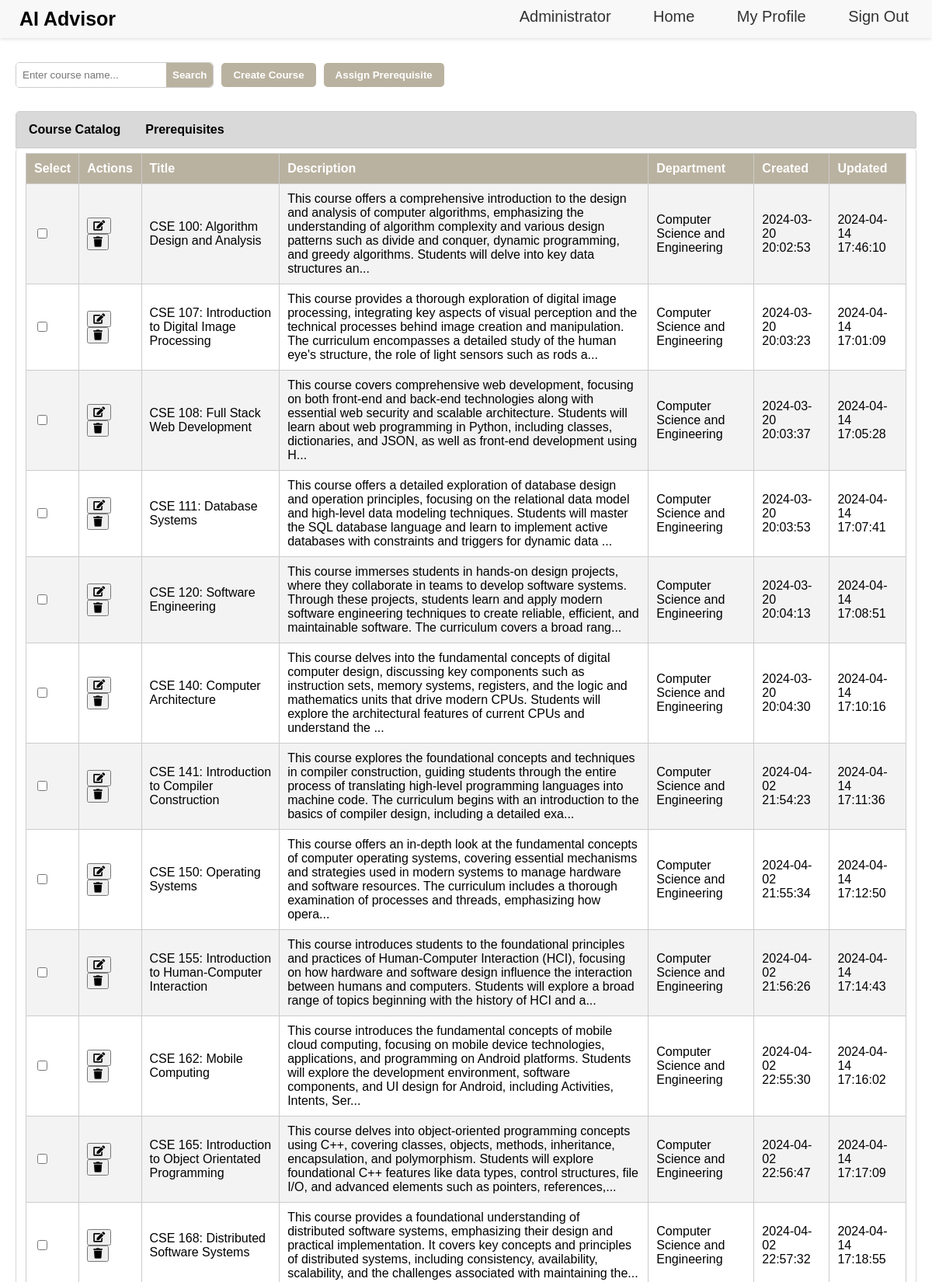
Page /admin_page (upper part) on the committed database.
### app/models/model.py (models this page shows, shortened)
class Course(db.Model):
    courseID = db.Column(db.Integer, primary_key=True)
    title = db.Column(db.String(255), nullable=False)
    description = db.Column(db.Text, nullable=False)
    department = db.Column(db.String(255), nullable=False)
    created = db.Column(db.DateTime, default=datetime.utcnow)
    updated = db.Column(db.DateTime, default=datetime.utcnow, onupdate=datetime.utcnow)

### app/routes/view.py (the view)
@view_blueprint.route('/admin_page')
def admin():
    courses = Course.query.all()  # Fetch all courses
    prerequisites = CoursePrerequisite.query.all()  # Fetch all prerequisites
    return render_template('admin.html', courses=courses, prerequisites=prerequisites, hideNavigation=False)

### app/templates/admin.html (shortened to what this page needs)
{% extends 'base.html' %} {% block styleLogin %}
<link
  rel="stylesheet"
  href="{{ url_for('static', filename='css/styleAdmin.css') }}"
/>
<link
  rel="stylesheet"
  href="https://cdnjs.cloudflare.com/ajax/libs/font-awesome/5.15.1/css/all.min.css"
/>
{% endblock %} {% block content %}
<div class="admin-container">
  <div class="admin-header">
    <div class="search-container">
      <input
        type="text"
        id="search"
        name="search"
        placeholder="Enter course name..."
      />
      <button type="button" id="search-btn" onclick="searchCourses()">
        Search
      </button>
    </div>
    <button type="button" onclick="window.location.href='/create_course'">
      Create Course
    </button>
    <button type="button" onclick="window.location.href='/assign_prerequisite'">
      Assign Prerequisite
    </button>
  </div>
  <div class="tab">
    <button class="tablinks" onclick="openTab(event, 'CourseCatalog')">
      Course Catalog
    </button>
    <button class="tablinks" onclick="openTab(event, 'Prerequisites')">
      Prerequisites
    </button>
  </div>
  <div id="CourseCatalog" class="tabcontent">
    <table id="courseCatalogTable">
      <tr>
        <th>Select</th>
        <th>Actions</th>
        <th>Title</th>
        <th>Description</th>
        <th>Department</th>
        <th>Created</th>
        <th>Updated</th>
      </tr>
      {% for course in courses %}
      <tr id="courseRow{{ course.courseID }}">
        <td>
          <input
            type="checkbox"
            class="delete-checkbox"
            data-course-id="{{ course.courseID }}"
          />
        </td>
        <td>
          <button onclick="editCourse('{{ course.courseID }}')">
            <i class="fas fa-edit"></i>
          </button>
          <button onclick="deleteCourse('{{ course.courseID }}')">
            <i class="fas fa-trash"></i>
          </button>
        </td>
        <td>{{ course.title }}</td>
        <td>
          {{ course.description[:300] }}{% if course.description|length > 300
          %}...{% endif %}
        </td>
        <td>{{ course.department }}</td>
        <td>{{ course.created.strftime('%Y-%m-%d %H:%M:%S') }}</td>
        <td>{{ course.updated.strftime('%Y-%m-%d %H:%M:%S') }}</td>
      </tr>
      {% endfor %}
    </table>
  </div>
</div>
{% endblock %}

### app/templates/base.html (shortened to what this page needs)
<!DOCTYPE html>
<html lang="en">
  <head>
    <link
      rel="stylesheet"
      href="{{ url_for('static', filename='css/styleBase.css') }}"
    />
    {% block styleLogin %}{% endblock %}
  </head>
  <body>
    <header>
      <div class="app-name">AI Advisor</div>
      <nav class="navbar">
        <ul>
          {% if not hideNavigation %}
          <li><a href="/admin_page">Administrator</a></li>
          <li><a href="/home">Home</a></li>
          <li><a href="/myprofile">My Profile</a></li>
          <li><a href="/signout">Sign Out</a></li>
          {% endif %}
        </ul>
      </nav>
    </header>
    {% block content %}{% endblock content %}
  </body>
</html>

### app/static/css/styleBase.css (style rules this page uses)
body { margin: 0; font-family: Arial, sans-serif; }
header { background-color: #f8f8f8; box-shadow: 0 2px 4px rgba(0, 0, 0, 0.1); position: fixed; width: 100%; top: 0; left: 0; z-index: 1000; }
.app-name { float: left; padding: 10px 25px; font-size: 25px; font-weight: bold; }
.navbar ul { list-style-type: none; margin: 0; padding: 0; float: right; }
.navbar ul li { display: inline; margin-right: 10px; }
.navbar ul li a { font-size: 20px; text-decoration: none; padding: 10px 20px; display: inline-block; color: #333; }
header::after { content: ""; display: table; clear: both; }

### app/static/css/styleAdmin.css (style rules this page uses)
.admin-container { padding-top: 30px; padding: 20px; margin-top: 60px; }
.admin-header { display: flex; align-items: center; gap: 10px; margin-bottom: 30px; }
.search-container { display: flex; border: 1px solid #ccc; border-radius: 5px; overflow: hidden; }
.search-container input[type="text"] { flex-grow: 1; padding: 8px; border: none; outline: none; }
.search-container #search-btn { padding: 8px; background-color: #bab2a0; color: white; border: none; cursor: pointer; border-radius: 0 5px 5px 0; transition: background-color 0.3s; }
.admin-header button { padding: 8px 15px; background-color: #bab2a0; color: white; border: none; border-radius: 5px; cursor: pointer; font-weight: bold; transition: background-color 0.3s; }
.tab { overflow: hidden; border: 1px solid #ccc; border-radius: 5px 5px 0 0; background-color: #d9d9d9; }
.tab button { font-weight: bold; font-size: 16px; background-color: inherit; float: left; border: none; outline: none; cursor: pointer; padding: 14px 16px; transition: 0.3s; }
.tabcontent { display: none; padding: 6px 12px; border: 1px solid #d9d9d9; border-radius: 5px; border-top: none; background-color: white; }
#courseCatalogTable th, #prerequisitesTable th { background-color: #bab2a0; color: white; }
#courseCatalogTable, #prerequisitesTable { width: 100%; border-collapse: collapse; border-radius: 0 0 5px 5px; }
#courseCatalogTable th, #courseCatalogTable td, #prerequisitesTable th, #prerequisitesTable td { padding: 10px; border: 1px solid #ccc; text-align: left; }
#courseCatalogTable tr:nth-child(even), #prerequisitesTable tr:nth-child(even) { background-color: #f3f3f3; }
#courseCatalogTable tr, #prerequisitesTable tr { border-bottom: 1px solid #ddd; }

### rows in the picture
Course: title "CSE 100: Algorithm Design and Analysis", description "This course offers a comprehensive introduction to the design and analysis of computer algorithms, emphasizing the understanding of algorithm complexity and various design patterns such as divide and conquer, dynamic programming, and greedy algorithms. Students will delve into key data structures an", department "Computer Science and Engineering", created "2024-03-20 20:02:53", updated "2024-04-14 17:46:10"
Course: title "CSE 107: Introduction to Digital Image Processing", description "This course provides a thorough exploration of digital image processing, integrating key aspects of visual perception and the technical processes behind image creation and manipulation. The curriculum encompasses a detailed study of the human eye's structure, the role of light sensors such as rods a", department "Computer Science and Engineering", created "2024-03-20 20:03:23", updated "2024-04-14 17:01:09"
Course: title "CSE 108: Full Stack Web Development", description "This course covers comprehensive web development, focusing on both front-end and back-end technologies along with essential web security and scalable architecture. Students will learn about web programming in Python, including classes, dictionaries, and JSON, as well as front-end development using H", department "Computer Science and Engineering", created "2024-03-20 20:03:37", updated "2024-04-14 17:05:28"
Course: title "CSE 111: Database Systems", description "This course offers a detailed exploration of database design and operation principles, focusing on the relational data model and high-level data modeling techniques. Students will master the SQL database language and learn to implement active databases with constraints and triggers for dynamic data", department "Computer Science and Engineering", created "2024-03-20 20:03:53", updated "2024-04-14 17:07:41"
Course: title "CSE 120: Software Engineering", description "This course immerses students in hands-on design projects, where they collaborate in teams to develop software systems. Through these projects, students learn and apply modern software engineering techniques to create reliable, efficient, and maintainable software. The curriculum covers a broad rang", department "Computer Science and Engineering", created "2024-03-20 20:04:13", updated "2024-04-14 17:08:51"
Course: title "CSE 140: Computer Architecture", description "This course delves into the fundamental concepts of digital computer design, discussing key components such as instruction sets, memory systems, registers, and the logic and mathematics units that drive modern CPUs. Students will explore the architectural features of current CPUs and understand the", department "Computer Science and Engineering", created "2024-03-20 20:04:30", updated "2024-04-14 17:10:16"
Course: title "CSE 141: Introduction to Compiler Construction", description "This course explores the foundational concepts and techniques in compiler construction, guiding students through the entire process of translating high-level programming languages into machine code. The curriculum begins with an introduction to the basics of compiler design, including a detailed exa", department "Computer Science and Engineering", created "2024-04-02 21:54:23", updated "2024-04-14 17:11:36"
Course: title "CSE 150: Operating Systems", description "This course offers an in-depth look at the fundamental concepts of computer operating systems, covering essential mechanisms and strategies used in modern systems to manage hardware and software resources. The curriculum includes a thorough examination of processes and threads, emphasizing how opera", department "Computer Science and Engineering", created "2024-04-02 21:55:34", updated "2024-04-14 17:12:50"
Course: title "CSE 155: Introduction to Human-Computer Interaction", description "This course introduces students to the foundational principles and practices of Human-Computer Interaction (HCI), focusing on how hardware and software design influence the interaction between humans and computers. Students will explore a broad range of topics beginning with the history of HCI and a", department "Computer Science and Engineering", created "2024-04-02 21:56:26", updated "2024-04-14 17:14:43"
Course: title "CSE 162: Mobile Computing", description "This course introduces the fundamental concepts of mobile cloud computing, focusing on mobile device technologies, applications, and programming on Android platforms. Students will explore the development environment, software components, and UI design for Android, including Activities, Intents, Ser", department "Computer Science and Engineering", created "2024-04-02 22:55:30", updated "2024-04-14 17:16:02"
Course: title "CSE 165: Introduction to Object Orientated Programming", description "This course delves into object-oriented programming concepts using C++, covering classes, objects, methods, inheritance, encapsulation, and polymorphism. Students will explore foundational C++ features like data types, control structures, file I/O, and advanced elements such as pointers, references,", department "Computer Science and Engineering", created "2024-04-02 22:56:47", updated "2024-04-14 17:17:09"
Course: title "CSE 168: Distributed Software Systems", description "This course provides a foundational understanding of distributed software systems, emphasizing their design and practical implementation. It covers key concepts and principles of distributed systems, including consistency, availability, scalability, and the challenges associated with maintaining the", department "Computer Science and Engineering", created "2024-04-02 22:57:32", updated "2024-04-14 17:18:55"
